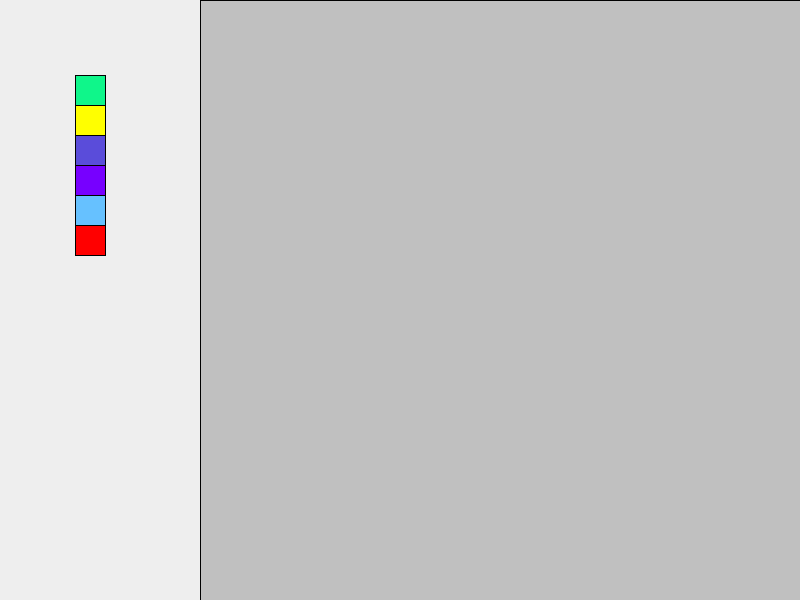
Frame 1 (no input)
Frame 60 (the mouse pressed at the canvas centre just before this capture): identical to frame 1, image omitted
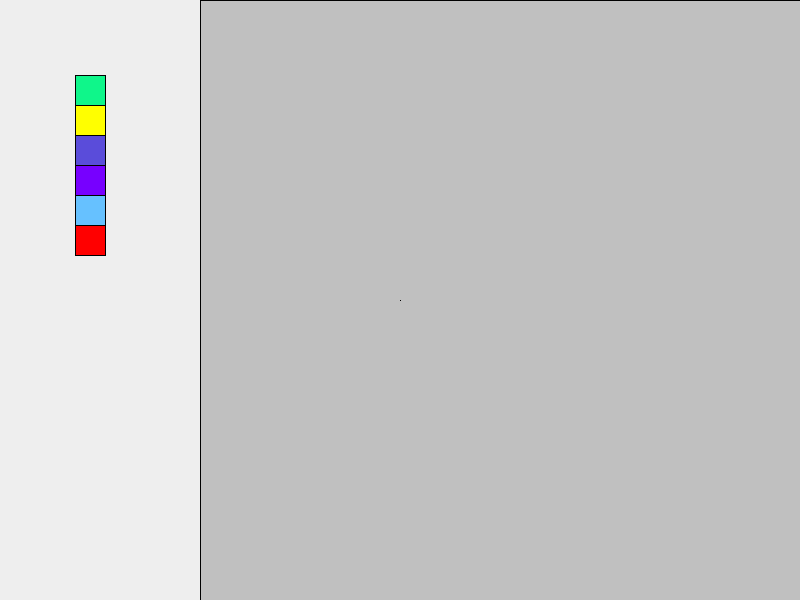
Frame 120 (the mouse held since frame 60 and released just before this capture)

The Processing sketch that drew these frames (run headless with seeded random() and noise(); from frame 60 on, the mouse is pressed at the canvas centre):

// Processing sketch: processing_162626
// ── processing_162626.pde

//2014.09.17
/*Create a drawing board with at least 8 buttons. 
 Design an intuitive interface for the users, 
 and before you start think how pleasurable the activity of drawing can be, 
 and what kind of results you expect from the users.*/


int xPos = 75;
int yPos = 75;
int bSize = 30;

void setup() {
  size(800, 600);
  background(238, 238, 238);

  //drawing board
  fill(192, 192, 192);
  rect(200, 0, 600, 600);

  //buttons 
  //1
  fill(15, 246, 138);
  rect(xPos, yPos, bSize, bSize);
 
  //2
  fill(255, 255, 0);
  rect(xPos, yPos+bSize, bSize, bSize);
  
  //3
  fill(90, 76, 218);
  rect(xPos, yPos+bSize*2, bSize, bSize);
 
  //4
  fill(119, 0, 255);
  rect(xPos, yPos+bSize*3, bSize, bSize);
  //5
  fill(102, 193, 255);
  rect(xPos, yPos+bSize*4, bSize, bSize);
 
  //6 
  fill(255, 0, 0);
  rect(xPos, yPos+bSize*5, bSize, bSize);
  

}

void draw() {

  if (mousePressed) {

    //brush 
    if (790 > pmouseX && 790 > mouseX && pmouseX > 210 && mouseX > 210 && 
      590 > pmouseY && 590 > mouseY && pmouseY> 10 && mouseY> 10) {
      line(pmouseX, pmouseY, mouseX, mouseY);
    }


    //1, 
    if ( mouseX > xPos && mouseX < xPos+bSize && mouseY > yPos && mouseY <yPos+bSize) {
      stroke(15, 246, 138);
      strokeWeight(50);
    }
    //2
    if ( mouseX > xPos && mouseX < xPos+bSize && mouseY > yPos+bSize && mouseY <yPos+bSize+bSize) {
      stroke(255, 255, 0);
      strokeWeight(10);
    }

    //3 -  you can use this as an eraser.
    if ( mouseX > xPos && mouseX < xPos+bSize && mouseY > yPos+bSize+bSize && mouseY < yPos+bSize+bSize+bSize) {
      stroke(90, 76, 218);
      strokeWeight(20);
    }
    
    //4
    if ( mouseX > xPos && mouseX < xPos+bSize && mouseY > yPos+bSize+bSize+bSize && mouseY < yPos+bSize+bSize+bSize+bSize) {
      stroke(119, 0, 255);
      strokeWeight(20);
    }
    
    //5
    if ( mouseX > xPos && mouseX < xPos+bSize && mouseY > yPos+bSize+bSize+bSize+bSize && mouseY < yPos+bSize+bSize+bSize+bSize+bSize) {
      stroke(102, 193, 255);
      strokeWeight(20);
    }
    
    //6
    if ( mouseX > xPos && mouseX < xPos+bSize && mouseY > yPos+bSize+bSize+bSize+bSize+bSize && mouseY < yPos+bSize+bSize+bSize+bSize+bSize+bSize) {
      stroke(255, 0, 0);
      strokeWeight(60);
    }
    
    
    
    
  }
}
